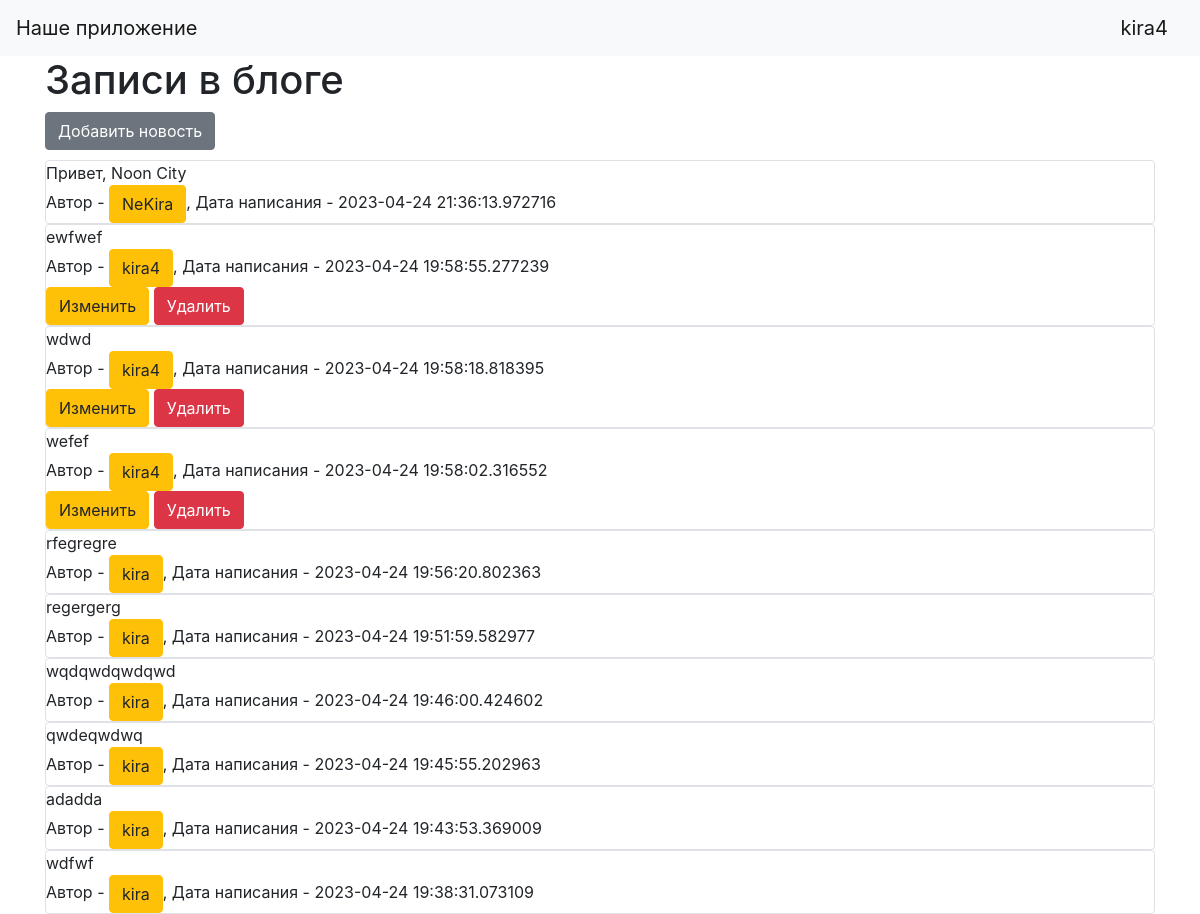
The page /index (signed in) on the database its author committed.
### data/users.py (models this page shows, shortened)
class User(SqlAlchemyBase, UserMixin):
    __tablename__ = 'citizens'
    id = sqlalchemy.Column(sqlalchemy.Integer,
                           primary_key=True, autoincrement=True)
    name = sqlalchemy.Column(sqlalchemy.String, index=True, nullable=True)
    email = sqlalchemy.Column(sqlalchemy.String,
                              index=True, nullable=True) #, unique=True)
    hashed_password = sqlalchemy.Column(sqlalchemy.String, nullable=True)
    sex = sqlalchemy.Column(sqlalchemy.String, nullable=True)
    job = sqlalchemy.Column(sqlalchemy.String, nullable=True)
    reputation = sqlalchemy.Column(sqlalchemy.String, nullable=True)
    gun = sqlalchemy.Column(sqlalchemy.String, nullable=True)
    news = orm.relationship("News", back_populates='user')

### data/news.py (models this page shows)
class News(SqlAlchemyBase):
    __tablename__ = 'news'
    id = sqlalchemy.Column(sqlalchemy.Integer,
                           primary_key=True, autoincrement=True)
    content = sqlalchemy.Column(sqlalchemy.String, nullable=True)
    created_date = sqlalchemy.Column(sqlalchemy.DateTime,
                                     default=datetime.datetime.now)
    user_id = sqlalchemy.Column(sqlalchemy.Integer,
                                sqlalchemy.ForeignKey("citizens.id"))
    user = orm.relationship('User')

### server.py (the view)
@app.route('/')
@app.route('/index')
def index():
    db_sess = db_session.create_session()
    param = {}
    param['title'] = 'Новости Noon City'
    param['news'] = db_sess.query(News)[::-1]
    if current_user.is_authenticated:
        pass
    else:
        pass  #  тут нужно убрать у зареганного ползователя кнопки войти и зарегаться, и заменить их на оставить запись
    return render_template('index.html', **param)

### data/db_session.py (called while the page is built)
def create_session() -> Session:
    global __factory
    return __factory()

### server.py (called while the page is built)
@login_manager.user_loader
def load_user(user_id):
    db_sess = db_session.create_session()
    return db_sess.query(User).get(user_id)

### templates/index.html
{% extends "base.html" %}
{% block content %}
<h1>Записи в блоге<br>
    {% if current_user.is_authenticated %}
    <a href="news" class="btn btn-secondary">Добавить новость</a>
    {% endif %}</h1>
{% for item in news%}
<div class="col-md6 border rounded">
    <div>
        {{item.content}}
    </div>
    <div>
        Автор - <a href="/profile/{{ item.user_id }}" class="btn btn-warning">
        {{ item.user.name }}
    </a>, Дата написания - {{item.created_date}}
    </div>
    {% if current_user.is_authenticated and current_user == item.user %}
    <div>
        <a href="/news/{{ item.id }}" class="btn btn-warning">
            Изменить
        </a>
        <a href="/news_delete/{{ item.id }}" class="btn btn-danger">
            Удалить
        </a>
    </div>
    {% endif %}
</div>
{% endfor %}
{% endblock %}

### templates/base.html (shortened to what this page needs)
<!doctype html>
<html lang="en">
<head>
    <link rel="stylesheet"
          href="https://stackpath.bootstrapcdn.com/bootstrap/4.4.1/css/bootstrap.min.css"
>
</head>
<body>
<header>
    <nav class="navbar navbar-light bg-light">
        <a class="navbar-brand" href="#">Наше приложение</a>
        {% if current_user.is_authenticated %}
        <a class="navbar-brand" href="/logout">{{ current_user.name }}</a>
        {% else %}
        <p>
            <a class="btn btn-primary " href="/register">Зарегистрироваться</a>
            <a class="btn btn-success" href="/login">Войти</a>
        </p>
        {% endif %}
    </nav>
</header>
<main role="main" class="container">
    {% block content %}{% endblock %}
</main>
</body>
</html>

### rows shown on the page
User: name "kira4"
News: content "Привет, Noon City", user.name "NeKira", created_date "2023-04-24 21:36:13.972716"
News: content "ewfwef", user.name "kira4", created_date "2023-04-24 19:58:55.277239"
News: content "wdwd", user.name "kira4", created_date "2023-04-24 19:58:18.818395"
News: content "wefef", user.name "kira4", created_date "2023-04-24 19:58:02.316552"
News: content "rfegregre", user.name "kira", created_date "2023-04-24 19:56:20.802363"
News: content "regergerg", user.name "kira", created_date "2023-04-24 19:51:59.582977"
News: content "wqdqwdqwdqwd", user.name "kira", created_date "2023-04-24 19:46:00.424602"
News: content "qwdeqwdwq", user.name "kira", created_date "2023-04-24 19:45:55.202963"
News: content "adadda", user.name "kira", created_date "2023-04-24 19:43:53.369009"
News: content "wdfwf", user.name "kira", created_date "2023-04-24 19:38:31.073109"
